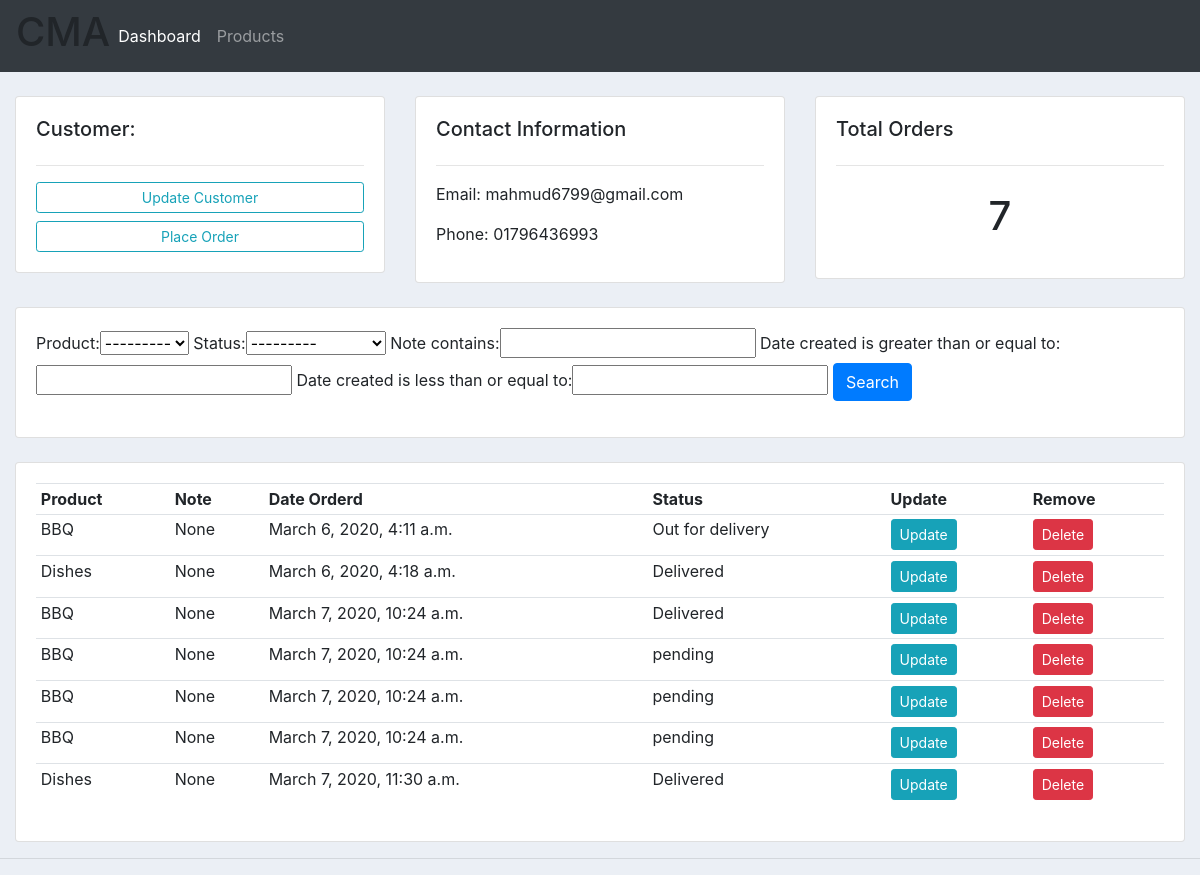
Screenshot of /customer/1 with the database file from the repository.
### accounts/models.py (models this page shows, shortened)
class Customer(models.Model):
    name=models.CharField(max_length=200,null=True)
    phone=models.CharField(max_length=200,null=True)
    email=models.CharField(max_length=200,null=True)
    date_created=models.DateTimeField(auto_now_add=True, null=True)

class Order(models.Model):
    customer=models.ForeignKey(Customer,null=True,on_delete=models.SET_NULL)
    product=models.ForeignKey(Product,null=True,on_delete=models.SET_NULL)
    STATUS = (
        ('pending','pending'),
        ('Out for delivery','Out for delivery'),
        ('Delivered','Delivered'),
    )
    date_created=models.DateTimeField(auto_now_add=True,null=True)
    status = models.CharField(max_length=200, null=True,choices=STATUS)
    note = models.CharField(max_length=2000, null=True)

class Product(models.Model):
    CATAGORY =(
        ('Indoor','Indoor'),
        ('Out Door','Out Door'),
    )
    name=models.CharField(max_length=200,null=True)
    price=models.FloatField(max_length=200,null=True)
    category=models.CharField(max_length=200,null=True,choices=CATAGORY)
    description=models.CharField(max_length=200,null=True)
    date_created=models.DateTimeField(auto_now_add=True,null=True)
    tags = models.ManyToManyField(Tag)
    def __str__(self):
        return self.name

### accounts/views.py (the view)
# urls.py: path('customer/<str:pk_test>',views.customer,name="customer"),
def customer(request, pk_test):
	customer = Customer.objects.get(id=pk_test)
	orders = customer.order_set.all()
	order_count = orders.count()
	myFilter = OrderFilter(request.GET, queryset=orders)
	orders = myFilter.qs
	context = {'customer':customer, 'orders':orders, 'order_count':order_count,
	'myFilter':myFilter}
	return render(request, 'accounts/customer.html',context)

### accounts/templates/accounts/customer.html
{%  extends 'accounts/main.html' %}
{% block content %}
	<br>
<div class="row">
	<div class="col-md">
		<div class="card card-body">
			<h5>Customer:</h5>
			<hr>
			<a class="btn btn-outline-info  btn-sm btn-block" href="">Update Customer</a>
			<a class="btn btn-outline-info  btn-sm btn-block" href="{% url 'create_order' customer.id %}">Place Order</a>
		</div>
	</div>
	<div class="col-md">
		<div class="card card-body">
			<h5>Contact Information</h5>
			<hr>
			<p>Email: {{customer.email}}</p>
			<p>Phone: {{customer.phone}}</p>
		</div>
	</div>
	<div class="col-md">
		<div class="card card-body">
			<h5>Total Orders</h5>
			<hr>
			<h1 style="text-align: center;padding: 10px">{{order_count}}</h1>
		</div>
	</div>
</div>
<br>
<div class="row">
	<div class="col">
		<div class="card card-body">
			<form method="get">
                {{ myFilter.form }}
		    <button class="btn btn-primary" type="submit">Search</button>
		  </form>
		</div>
	</div>
</div>
<br>
<div class="row">
	<div class="col-md">
		<div class="card card-body">
			<table class="table table-sm">
				<tr>
					<th>Product</th>
					<th>Note</th>
					<th>Date Orderd</th>
					<th>Status</th>
					<th>Update</th>
					<th>Remove</th>
				</tr>
				{% for order in orders %}
				<tr>
					<td>{{order.product}}</td>
					<td>{{order.note}}</td>
					<td>{{order.date_created}}</td>
					<td>{{order.status}}</td>
					<td><a class="btn btn-sm btn-info" href="{% url 'update_order' order.id %}">Update</a></td>
					<td><a class="btn btn-sm btn-danger" href="{% url 'delete_order' order.id %}">Delete</a></td>
				</tr>
				{% endfor %}
			</table>
		</div>
	</div>
</div>
{% endblock %}

### static/css/main.css (style rules this page uses)
body { background-color: #ebeff5; }

### rows the page displays
Customer: email "mahmud6799@gmail.com", phone "01796436993"
Order: product "BBQ", note "None", date_created "March 6, 2020, 4:11 a.m.", status "Out for delivery"
Order: product "Dishes", note "None", date_created "March 6, 2020, 4:18 a.m.", status "Delivered"
Order: product "BBQ", note "None", date_created "March 7, 2020, 10:24 a.m.", status "Delivered"
Order: product "BBQ", note "None", date_created "March 7, 2020, 10:24 a.m.", status "pending"
Order: product "BBQ", note "None", date_created "March 7, 2020, 10:24 a.m.", status "pending"
Order: product "BBQ", note "None", date_created "March 7, 2020, 10:24 a.m.", status "pending"
Order: product "Dishes", note "None", date_created "March 7, 2020, 11:30 a.m.", status "Delivered"

### other values shown
{{ order_count }} "7"
